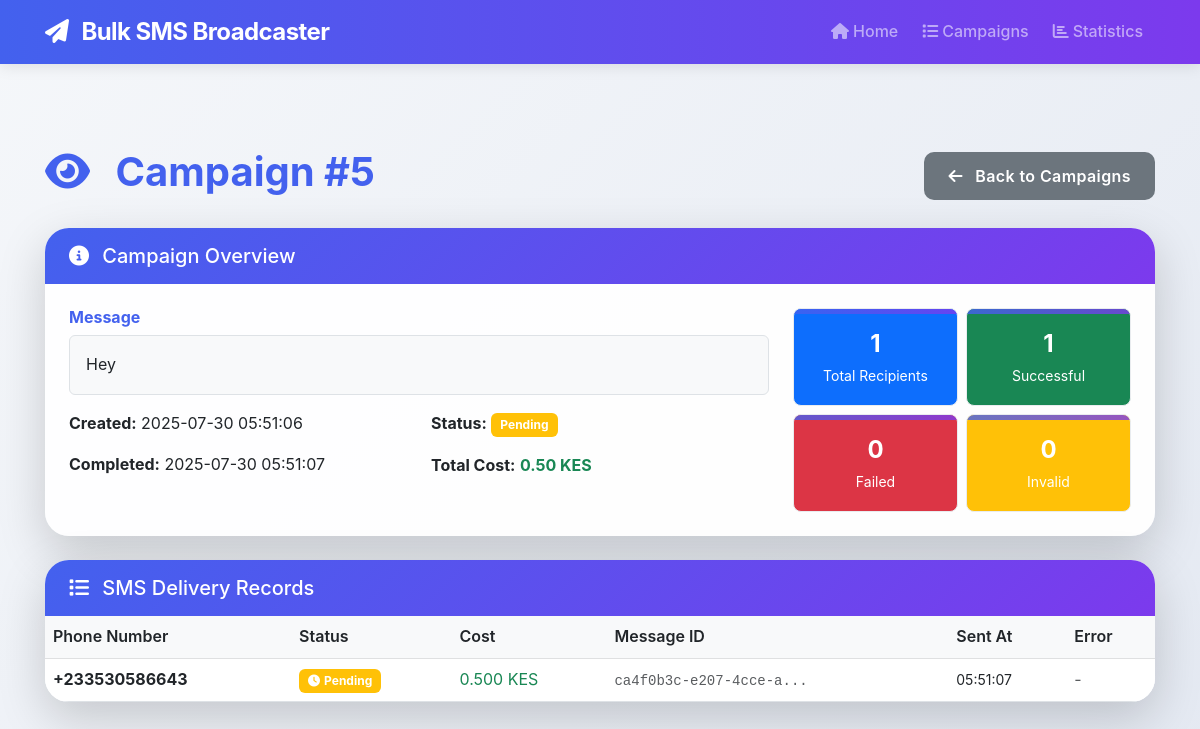
Page /campaign/5 on the committed database.
### app.py (models this page shows, shortened)
class SMSCampaign(db.Model):
    __tablename__ = "sms_campaigns"
    id = db.Column(db.Integer, primary_key=True)
    message = db.Column(db.Text, nullable=False)
    total_recipients = db.Column(db.Integer, nullable=False, default=0)
    successful_sends = db.Column(db.Integer, nullable=False, default=0)
    failed_sends = db.Column(db.Integer, nullable=False, default=0)
    invalid_numbers = db.Column(db.Integer, nullable=False, default=0)
    total_cost = db.Column(db.Float, nullable=False, default=0.0)
    status = db.Column(db.String(20), nullable=False, default=SMSStatus.PENDING.value)
    created_at = db.Column(db.DateTime, nullable=False, default=datetime.utcnow)
    completed_at = db.Column(db.DateTime, nullable=True)
    sms_records = db.relationship("SMSRecord", backref="campaign", lazy="dynamic", cascade="all, delete-orphan")
    invalid_numbers_rel = db.relationship("InvalidPhoneNumber", backref="campaign", lazy="dynamic", cascade="all, delete-orphan")

class SMSRecord(db.Model):
    __tablename__ = "sms_records"
    id = db.Column(db.Integer, primary_key=True)
    campaign_id = db.Column(db.Integer, db.ForeignKey("sms_campaigns.id"), nullable=False)
    phone_number = db.Column(db.String(20), nullable=False)
    status = db.Column(db.String(20), nullable=False, default=SMSStatus.PENDING.value)
    message_id = db.Column(db.String(100), nullable=True)  # From SMS provider
    cost = db.Column(db.Float, nullable=True)
    error_message = db.Column(db.Text, nullable=True)
    sent_at = db.Column(db.DateTime, nullable=True)
    created_at = db.Column(db.DateTime, nullable=False, default=datetime.utcnow)

### app.py (the view)
@app.route('/campaign/<int:campaign_id>')
def campaign_details(campaign_id):
    campaign = SMSCampaign.query.get_or_404(campaign_id)
    sms_records = SMSRecord.query.filter_by(campaign_id=campaign_id).all()
    invalid_numbers = InvalidPhoneNumber.query.filter_by(campaign_id=campaign_id).all()
    return render_template('campaign_details.html',
                         campaign=campaign,
                         sms_records=sms_records,
                         invalid_numbers=invalid_numbers)

### templates/campaign_details.html (shortened to what this page needs)
<!DOCTYPE html>
<html lang="en">
<head>
    <link href="https://cdn.jsdelivr.net/npm/bootstrap@5.3.0/dist/css/bootstrap.min.css" rel="stylesheet">
    <link rel="stylesheet" href="https://cdnjs.cloudflare.com/ajax/libs/font-awesome/6.4.0/css/all.min.css">
    <link rel="stylesheet" href="{{ url_for('static', filename='css/style.css') }}">
</head>
<body>
    <nav class="navbar navbar-expand-lg navbar-dark bg-primary fixed-top">
        <div class="container">
            <a class="navbar-brand fw-bold" href="{{ url_for('index') }}">
                <i class="fas fa-paper-plane me-2"></i>
                Bulk SMS Broadcaster
            </a>
            <div class="navbar-nav ms-auto">
                <a class="nav-link" href="{{ url_for('index') }}">
                    <i class="fas fa-home me-1"></i>Home
                </a>
                <a class="nav-link" href="{{ url_for('campaigns') }}">
                    <i class="fas fa-list me-1"></i>Campaigns
                </a>
                <a class="nav-link" href="{{ url_for('statistics') }}">
                    <i class="fas fa-chart-bar me-1"></i>Statistics
                </a>
            </div>
        </div>
    </nav>
    <div class="container mt-5 pt-4">
        <div class="row">
            <div class="col-12">
                <div class="d-flex justify-content-between align-items-center mb-4">
                    <h1 class="display-6 fw-bold text-primary">
                        <i class="fas fa-eye me-3"></i>
                        Campaign #{{ campaign.id }}
                    </h1>
                    <a href="{{ url_for('campaigns') }}" class="btn btn-secondary">
                        <i class="fas fa-arrow-left me-2"></i>
                        Back to Campaigns
                    </a>
                </div>
                <div class="card shadow-lg border-0 rounded-4 mb-4">
                    <div class="card-header bg-gradient-primary text-white py-3">
                        <h5 class="mb-0">
                            <i class="fas fa-info-circle me-2"></i>
                            Campaign Overview
                        </h5>
                    </div>
                    <div class="card-body">
                        <div class="row">
                            <div class="col-md-8">
                                <h6 class="fw-bold text-primary">Message</h6>
                                <div class="border rounded p-3 bg-light mb-3">
                                    {{ campaign.message }}
                                </div>
                                <div class="row">
                                    <div class="col-md-6">
                                        <p><strong>Created:</strong> {{ campaign.created_at.strftime('%Y-%m-%d %H:%M:%S') }}</p>
                                        {% if campaign.completed_at %}
                                        <p><strong>Completed:</strong> {{ campaign.completed_at.strftime('%Y-%m-%d %H:%M:%S') }}</p>
                                        {% endif %}
                                    </div>
                                    <div class="col-md-6">
                                        <p><strong>Status:</strong>
                                            {% if campaign.status.value == 'success' %}
                                                <span class="badge bg-success">Complete</span>
                                            {% elif campaign.status.value == 'failed' %}
                                                <span class="badge bg-danger">Failed</span>
                                            {% else %}
                                                <span class="badge bg-warning">Pending</span>
                                            {% endif %}
                                        </p>
                                        {% if campaign.total_cost > 0 %}
                                        <p><strong>Total Cost:</strong> <span class="text-success fw-bold">{{ "%.2f"|format(campaign.total_cost) }} KES</span></p>
                                        {% endif %}
                                    </div>
                                </div>
                            </div>
                            <div class="col-md-4">
                                <div class="row g-2">
                                    <div class="col-6">
                                        <div class="stat-card bg-primary text-white rounded-3 p-3 text-center">
                                            <div class="fw-bold fs-4">{{ campaign.total_recipients }}</div>
                                            <small>Total Recipients</small>
                                        </div>
                                    </div>
                                    <div class="col-6">
                                        <div class="stat-card bg-success text-white rounded-3 p-3 text-center">
                                            <div class="fw-bold fs-4">{{ campaign.successful_sends }}</div>
                                            <small>Successful</small>
                                        </div>
                                    </div>
                                    <div class="col-6">
                                        <div class="stat-card bg-danger text-white rounded-3 p-3 text-center">
                                            <div class="fw-bold fs-4">{{ campaign.failed_sends }}</div>
                                            <small>Failed</small>
                                        </div>
                                    </div>
                                    <div class="col-6">
                                        <div class="stat-card bg-warning text-white rounded-3 p-3 text-center">
                                            <div class="fw-bold fs-4">{{ campaign.invalid_numbers }}</div>
                                            <small>Invalid</small>
                                        </div>
                                    </div>
                                </div>
                            </div>
                        </div>
                    </div>
                </div>
                {% if sms_records %}
                <div class="card shadow-lg border-0 rounded-4 mb-4">
                    <div class="card-header bg-gradient-primary text-white py-3">
                        <h5 class="mb-0">
                            <i class="fas fa-list me-2"></i>
                            SMS Delivery Records
                        </h5>
                    </div>
                    <div class="card-body p-0">
                        <div class="table-responsive">
                            <table class="table table-hover mb-0">
                                <thead class="table-light">
                                    <tr>
                                        <th>Phone Number</th>
                                        <th>Status</th>
                                        <th>Cost</th>
                                        <th>Message ID</th>
                                        <th>Sent At</th>
                                        <th>Error</th>
                                    </tr>
                                </thead>
                                <tbody>
                                    {% for record in sms_records %}
                                    <tr>
                                        <td class="fw-bold">{{ record.phone_number }}</td>
                                        <td>
                                            {% if record.status.value == 'success' %}
                                                <span class="badge bg-success">
                                                    <i class="fas fa-check me-1"></i>Success
                                                </span>
                                            {% elif record.status.value == 'failed' %}
                                                <span class="badge bg-danger">
                                                    <i class="fas fa-times me-1"></i>Failed
                                                </span>
                                            {% else %}
                                                <span class="badge bg-warning">
                                                    <i class="fas fa-clock me-1"></i>Pending
                                                </span>
                                            {% endif %}
                                        </td>
                                        <td>
                                            {% if record.cost %}
                                                <span class="text-success">{{ "%.3f"|format(record.cost) }} KES</span>
                                            {% else %}
                                                <span class="text-muted">-</span>
                                            {% endif %}
                                        </td>
                                        <td>
                                            {% if record.message_id %}
                                                <code class="text-muted">{{ record.message_id[:20] }}...</code>
                                            {% else %}
                                                <span class="text-muted">-</span>
                                            {% endif %}
                                        </td>
                                        <td>
                                            {% if record.sent_at %}
                                                <small>{{ record.sent_at.strftime('%H:%M:%S') }}</small>
                                            {% else %}
                                                <span class="text-muted">-</span>
                                            {% endif %}
                                        </td>
                                        <td>
                                            {% if record.error_message %}
                                                <span class="text-danger small">{{ record.error_message[:50] }}{% if record.error_message|length > 50 %}...{% endif %}</span>
                                            {% else %}
                                                <span class="text-muted">-</span>
                                            {% endif %}
                                        </td>
                                    </tr>
                                    {% endfor %}
                                </tbody>
                            </table>
                        </div>
                    </div>
                </div>
                {% endif %}
            </div>
        </div>
    </div>
</body>
</html>

### static/css/style.css (style rules this page uses)
:root { --primary-color: #4361ee; --accent-color: #7c3aed; --secondary-color: #6c757d; --success-color: #10b981; --danger-color: #ef4444; --warning-color: #f59e0b; --info-color: #3b82f6; --light-color: #f8f9fa; --dark-color: #212529; --body-bg: linear-gradient(135deg, #f5f7fa 0%, #e4e9f2 100%); --card-bg: rgba(255, 255, 255, 0.95); --border-radius: 16px; --box-shadow: 0 10px 30px rgba(0, 0, 0, 0.08); --transition-fast: 0.2s ease; --transition-normal: 0.3s ease; --transition-slow: 0.5s cubic-bezier(0.19, 1, 0.22, 1); }
body { font-family: 'Inter', 'Segoe UI', Tahoma, Geneva, Verdana, sans-serif; background: var(--body-bg); min-height: 100vh; padding-top: 76px; color: var(--dark-color); line-height: 1.6; }
.container { width: 100%; max-width: 1200px; margin: 0 auto; padding: 0 15px; box-sizing: border-box; }
.navbar { box-shadow: 0 2px 15px rgba(0, 0, 0, 0.1); backdrop-filter: blur(10px); -webkit-backdrop-filter: blur(10px); }
.navbar-brand { font-size: 1.5rem; letter-spacing: -0.025em; font-weight: 700; }
.navbar-dark.bg-primary { background: linear-gradient(90deg, var(--primary-color), var(--accent-color)) !important; }
.nav-link { font-weight: 500; padding: 0.5rem 1rem; border-radius: 8px; transition: all 0.3s ease; margin: 0 0.25rem; }
.bg-gradient-primary { background: linear-gradient(135deg, var(--primary-color) 0%, var(--accent-color) 100%); }
.card { border: none; border-radius: var(--border-radius); box-shadow: var(--box-shadow); transition: all 0.4s cubic-bezier(0.165, 0.84, 0.44, 1); background-color: var(--card-bg); overflow: hidden; }
.card-header { border: none; font-weight: 600; padding: 1.25rem 1.5rem; }
.card-body { padding: 1.5rem; }
.btn { font-weight: 600; letter-spacing: 0.025em; transition: all 0.3s ease; border: none; border-radius: 10px; padding: 0.75rem 1.5rem; position: relative; overflow: hidden; z-index: 1; }
.btn::after { content: ''; position: absolute; top: 0; left: 0; width: 100%; height: 100%; background: rgba(255, 255, 255, 0.1); z-index: -1; transform: scale(0); transition: transform 0.5s cubic-bezier(0.19, 1, 0.22, 1); border-radius: 10px; }
.btn i { transition: transform 0.3s ease; }
.stat-card { text-align: center; padding: 1.75rem; border-radius: var(--border-radius); transition: var(--transition-normal); position: relative; overflow: hidden; border: 1px solid #e9ecef; height: 100%; }
.stat-card::before { content: ''; position: absolute; top: 0; left: 0; width: 100%; height: 5px; background: linear-gradient(90deg, var(--primary-color), var(--accent-color)); opacity: 0.8; }
@media (max-width: 1200px) { .container { max-width: 95%; padding: 0 15px; } }
.table { margin-bottom: 0; }
.table th { border-top: none; font-weight: 600; color: var(--dark-color); }
.badge { font-size: 0.75em; padding: 0.5em 0.75em; }
.text-primary { color: var(--primary-color) !important; }
.rounded-4 { border-radius: 1.5rem !important; }
.shadow-lg { box-shadow: 0 1rem 3rem rgba(0, 0, 0, 0.175) !important; }

### rows in the picture
SMSCampaign: id "5", message "Hey", created_at "2025-07-30 05:51:06", completed_at "2025-07-30 05:51:07", total_cost "0.50", total_recipients "1", successful_sends "1", failed_sends "0", invalid_numbers "0"
SMSRecord: phone_number "+233530586643", status "success" (drawn), cost "0.500", message_id "ca4f0b3c-e207-4cce-a", sent_at "05:51:07"
